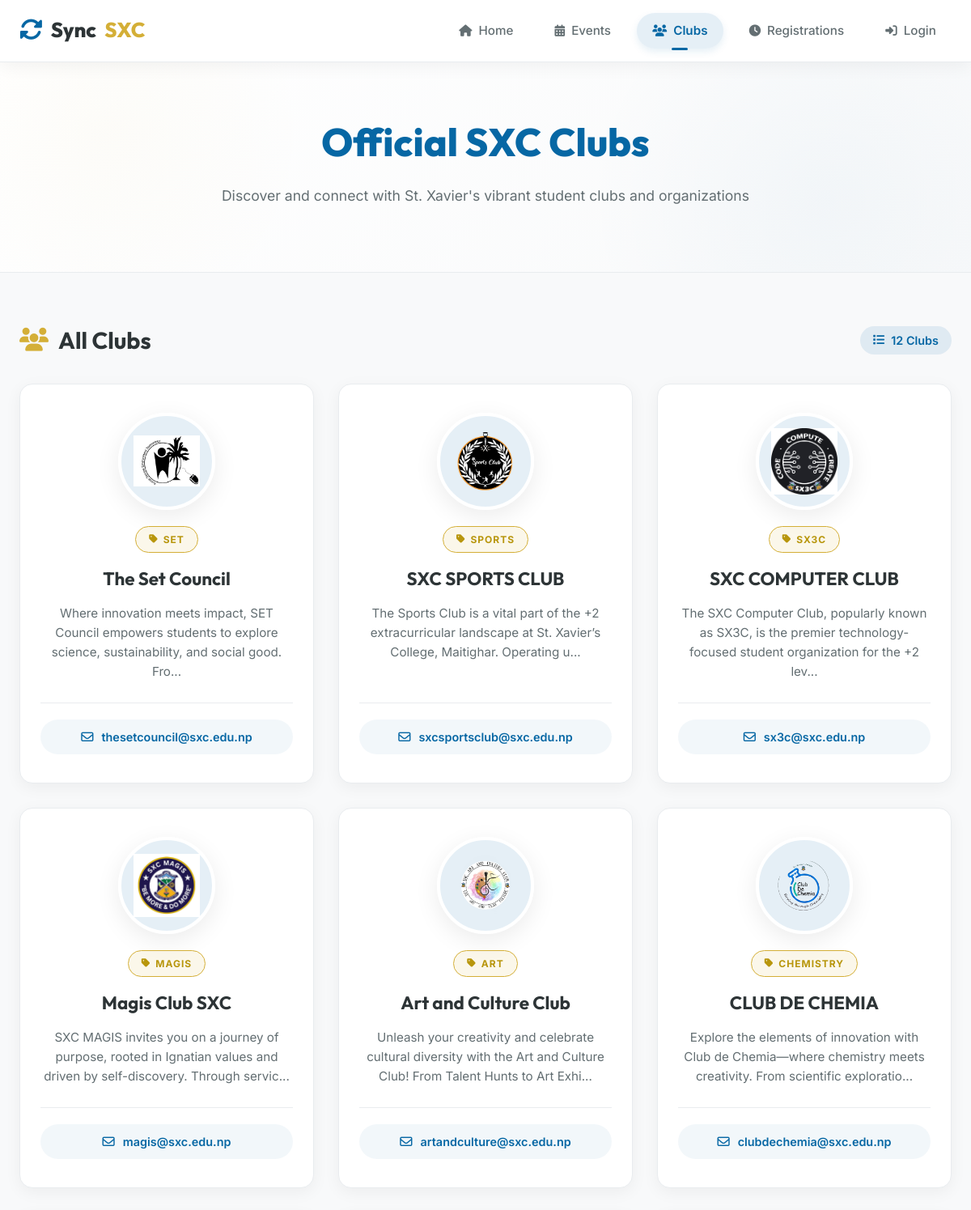
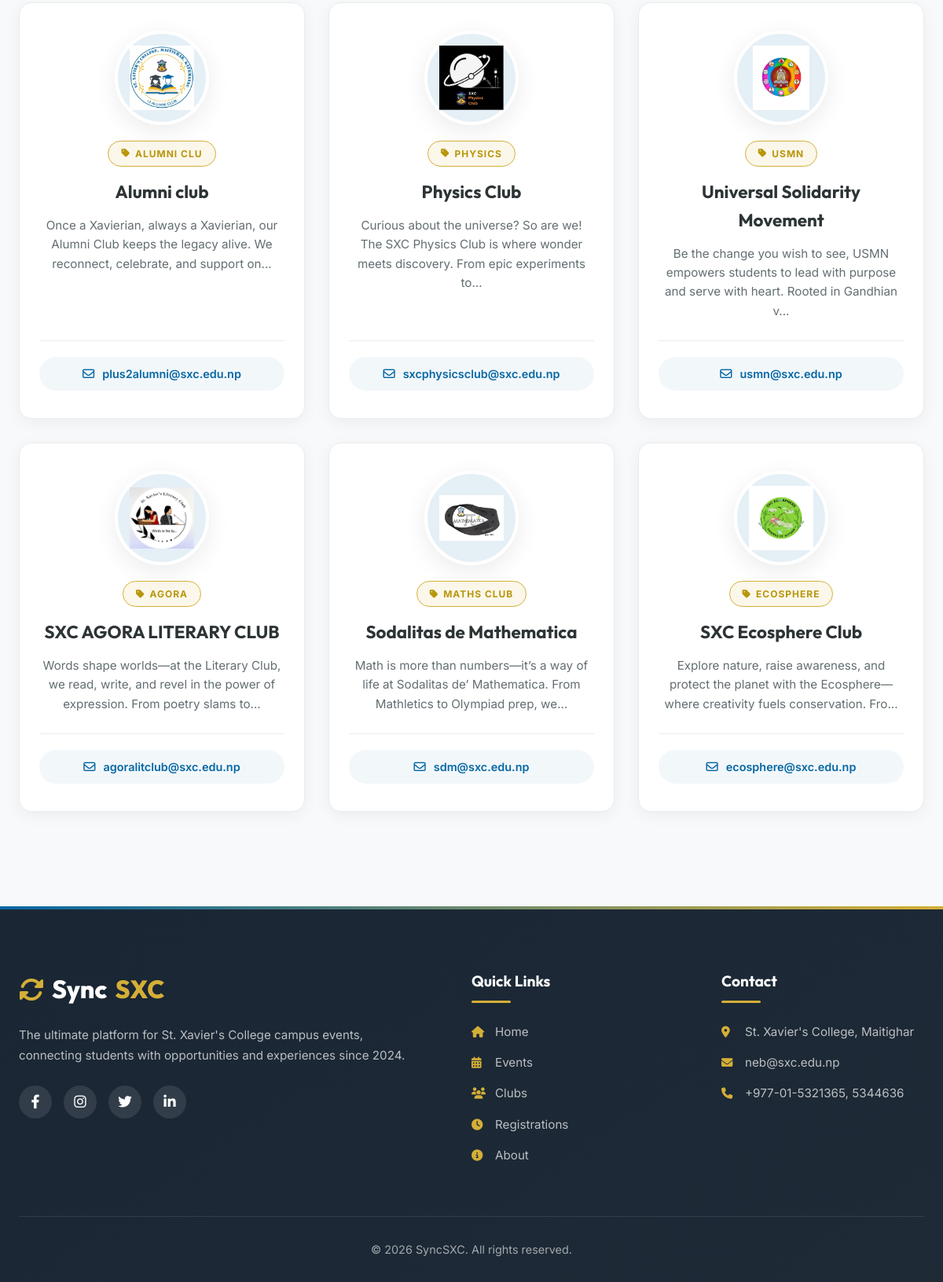
Page /public/clubs.php on the committed database (2 pictures, top to bottom).
### tables this page shows
CREATE TABLE `clubs` (
  `id` int(11) NOT NULL,
  `name` varchar(30) NOT NULL,
  `email` varchar(40) NOT NULL,
  `club_code` varchar(10) DEFAULT NULL,
  `description` text DEFAULT NULL,
  `logo_path` varchar(100) DEFAULT NULL
);

### backend/data.php (called while the page is built, shortened)
<?php
$conn = new mysqli("localhost", "root", "", "syncsxc");
function fetchClubs($num = 12){
    global $conn;
    $limit = (int)$num;
    $sql = "SELECT * FROM clubs LIMIT $limit";
    return $conn->query($sql);
}
?>

### public/clubs.php (the view, shortened to what this page needs)
<?php
require_once '../backend/data.php';
?>
<!DOCTYPE html>
<html lang="en">
<head>
    <link rel="stylesheet" href="https://cdnjs.cloudflare.com/ajax/libs/font-awesome/6.4.0/css/all.min.css">
    <link rel="stylesheet" href="../css/clubs.css">
    <link rel="stylesheet" href="../css/clubhighlight.css">
    <link rel="stylesheet" href="../css/global.css">
</head>
<body>
    <nav class="navbar">
        <div class="container nav-container">
            <a href="../index.php" class="logo">
                <i class="fas fa-sync-alt"></i>
                Sync<span class="logo-gold">SXC</span>
            </a>
            <div class="nav-links" id="navLinks">
                <a href="../index.php" class="nav-link">
                    <i class="fas fa-home"></i> Home
                </a>
                <a href="events.php" class="nav-link">
                    <i class="fas fa-calendar-alt"></i> Events
                </a>
                <a href="clubs.php" class="nav-link active">
                    <i class="fas fa-users"></i> Clubs
                </a>
                <a href="registrations.php" class="nav-link">
                    <i class="fas fa-clock"></i> Registrations
                </a>
                <?php if (!isset($_SESSION['user_id']) || !isset($_SESSION['user_email'])): ?>
                    <a href="../backend/login.php" class="nav-link">
                        <i class="fas fa-sign-in-alt"></i> Login
                    </a>
                <?php else: ?>
                    <a href="../backend/logout.php" class="nav-link">
                        <i class="fas fa-sign-out-alt"></i> Logout
                    </a>
                <?php endif; ?>
            </div>
        </div>
    </nav>
    <section class="page-header">
        <div class="container">
            <div class="page-header-content">
                <h1>Official SXC Clubs</h1>
                <p>Discover and connect with St. Xavier's vibrant student clubs and organizations</p>
            </div>
        </div>
    </section>
    <section class="clubs-section">
        <div class="container">
            <div class="section-header">
                <h2>
                    <i class="fas fa-users"></i>
                    All Clubs
                </h2>
                <span class="club-count" id="clubCount">
                    <i class="fas fa-list"></i>
                    <?php
                        $clubs = fetchClubs();
                        $totalClubs = $clubs ? $clubs->num_rows : 0;
                        echo $totalClubs;
                    ?> Clubs
                </span>
            </div>
            <div class="club-grid" id="clubGrid">
                <?php
                    if ($clubs && $clubs->num_rows > 0):
                        while($club = $clubs->fetch_assoc()):
                ?>
                    <div class="club-card"
                         data-name="<?php echo strtolower(htmlspecialchars($club['name'])); ?>"
                         data-code="<?php echo strtolower(htmlspecialchars($club['club_code'])); ?>">
                        <div class="logo-wrapper">
                            <?php if($club['logo_path'] && file_exists("../img/{$club['logo_path']}")): ?>
                                <img src="../img/<?php echo htmlspecialchars($club['logo_path']); ?>"
                                     alt="<?php echo htmlspecialchars($club['name']); ?>"
                                     class="club-logo"
                                     onerror="this.onerror=null; this.src='../img/default-club.png';">
                            <?php else: ?>
                                <i class="fas fa-users" style="font-size: 3rem; color: var(--sxc-maroon);"></i>
                            <?php endif; ?>
                        </div>
                        <span class="club-code-tag">
                            <i class="fas fa-tag"></i>
                            <?php echo htmlspecialchars($club['club_code']); ?>
                        </span>
                        <h3 class="club-name"><?php echo htmlspecialchars($club['name']); ?></h3>
                        <p class="club-desc">
                            <?php
                                $desc = htmlspecialchars($club['description']);
                                echo (strlen($desc) > 120) ? substr($desc, 0, 117) . '...' : $desc;
                            ?>
                        </p>
                        <div class="club-footer">
                            <a href="mailto:<?php echo htmlspecialchars($club['email']); ?>" class="club-email">
                                <i class="fa-regular fa-envelope"></i>
                                <?php echo htmlspecialchars($club['email']); ?>
                            </a>
                        </div>
                    </div>
                <?php
                        endwhile;
                endif; ?>
            </div>
        </div>
    </section>
       <footer class="footer">
        <div class="container">
            <div class="footer-content">
                <div class="footer-col">
                    <div class="footer-logo">
                        <i class="fas fa-sync-alt"></i>
                        Sync<span class="footer-gold">SXC</span>
                    </div>
                    <p class="footer-description">
                        The ultimate platform for St. Xavier's College campus events,
                        connecting students with opportunities and experiences since 2024.
                    </p>
                    <div class="social-links">
                        <a href="#" class="social-link"><i class="fab fa-facebook-f"></i></a>
                        <a href="https://www.instagram.com/pixelkaushal/" target="_blank" class="social-link"><i class="fab fa-instagram"></i></a>
                        <a href="#" class="social-link"><i class="fab fa-twitter"></i></a>
                        <a href="https://www.linkedin.com/in/kaushal-gautam-383401337/" target="_blank" class="social-link"><i class="fab fa-linkedin-in"></i></a>
                    </div>
                </div>
                <div class="footer-col">
                    <h3 class="footer-heading">Quick Links</h3>
                    <ul class="footer-links">
                        <li><a href="../index.php"><i class="fas fa-home"></i> Home</a></li>
                        <li><a href="../public/events.php"><i class="fas fa-calendar-alt"></i> Events</a></li>
                        <li><a href="../public/clubs.php"><i class="fas fa-users"></i> Clubs</a></li>
                        <li><a href="../public/schedule.php"><i class="fas fa-clock"></i> Registrations</a></li>
                        <li><a href="../public/about.php"><i class="fas fa-info-circle"></i> About</a></li>
                    </ul>
                </div>
                <div class="footer-col">
                    <h3 class="footer-heading">Contact</h3>
                    <ul class="footer-links">
                        <li><a href="#"><i class="fas fa-map-marker-alt"></i> St. Xavier's College, Maitighar</a></li>
                        <li><a href="mailto:neb@sxc.edu.np"><i class="fas fa-envelope"></i> neb@sxc.edu.np</a></li>
                        <li><a href="tel:+977015321365"><i class="fas fa-phone"></i> +977-01-5321365, 5344636</a></li>
                    </ul>
                </div>
            </div>
            <div class="copyright">
                <p>&copy; <?php echo date('Y'); ?> SyncSXC. All rights reserved.</p>
            </div>
        </div>
    </footer>
</body>
</html>

### css/global.css (style rules this page uses)
* { margin: 0; padding: 0; box-sizing: border-box; }
:root { --sxc-maroon: #0667A4; --sxc-maroon-dark: #05558a; --sxc-maroon-light: rgba(6, 103, 164, 0.1); --sxc-maroon-soft: rgba(6, 103, 164, 0.05); --sxc-gold: #d4af37; --sxc-gold-dark: #b8960c; --sxc-gold-light: rgba(212, 175, 55, 0.1); --sxc-gold-soft: rgba(212, 175, 55, 0.05); --white: #ffffff; --bg-light: #f8f9fa; --bg-dark: #1a2634; --text-dark: #2d3436; --text-muted: #636e72; --text-light: #7f8c8d; --border-light: #e9ecef; --border-dark: #dee2e6; --shadow-sm: 0 5px 20px rgba(0,0,0,0.05); --shadow-md: 0 8px 30px rgba(0,0,0,0.08); --shadow-lg: 0 15px 40px rgba(0,0,0,0.12); --shadow-hover: 0 20px 50px rgba(6, 103, 164, 0.15); --transition-fast: all 0.2s ease; --transition-base: all 0.3s ease; --transition-slow: all 0.5s ease; --radius-sm: 8px; --radius-md: 12px; --radius-lg: 16px; --radius-xl: 24px; --radius-full: 9999px; --font-primary: 'Inter', sans-serif; --font-heading: 'Outfit', sans-serif; --container-max: 1280px; --container-padding: 24px; }

### rows in the picture
clubs: logo_path (picture), club_code "SET", name "The Set Council", description "Where innovation meets impact, SET Council empowers students to explore science, sustainability, and social good. Fro", email "thesetcouncil@sxc.edu.np"
clubs: logo_path (picture), club_code "SPORTS", name "SXC SPORTS CLUB", description "The Sports Club is a vital part of the +2 extracurricular landscape at St. Xavier’s College, Maitighar. Operating u", email "sxcsportsclub@sxc.edu.np"
clubs: logo_path (picture), club_code "SX3C", name "SXC COMPUTER CLUB", description "The SXC Computer Club, popularly known as SX3C, is the premier technology-focused student organization for the +2 lev", email "sx3c@sxc.edu.np"
clubs: logo_path (picture), club_code "MAGIS", name "Magis Club SXC", description "SXC MAGIS invites you on a journey of purpose, rooted in Ignatian values and driven by self-discovery. Through servic", email "magis@sxc.edu.np"
clubs: logo_path (picture), club_code "ART", name "Art and Culture Club", description "Unleash your creativity and celebrate cultural diversity with the Art and Culture Club! From Talent Hunts to Art Exhi", email "artandculture@sxc.edu.np"
clubs: logo_path (picture), club_code "CHEMISTRY", name "CLUB DE CHEMIA", description "Explore the elements of innovation with Club de Chemia—where chemistry meets creativity. From scientific exploratio", email "clubdechemia@sxc.edu.np"
clubs: logo_path (picture), club_code "ALUMNI CLU", name "Alumni club", description "Once a Xavierian, always a Xavierian, our Alumni Club keeps the legacy alive. We reconnect, celebrate, and support on", email "plus2alumni@sxc.edu.np"
clubs: logo_path (picture), club_code "PHYSICS", name "Physics Club", description "Curious about the universe? So are we! The SXC Physics Club is where wonder meets discovery. From epic experiments to", email "sxcphysicsclub@sxc.edu.np"
clubs: logo_path (picture), club_code "USMN", name "Universal Solidarity Movement", description "Be the change you wish to see, USMN empowers students to lead with purpose and serve with heart. Rooted in Gandhian v", email "usmn@sxc.edu.np"
clubs: logo_path (picture), club_code "AGORA", name "SXC AGORA LITERARY CLUB", description "Words shape worlds—at the Literary Club, we read, write, and revel in the power of expression. From poetry slams to", email "agoralitclub@sxc.edu.np"
clubs: logo_path (picture), club_code "MATHS CLUB", name "Sodalitas de Mathematica", description "Math is more than numbers—it’s a way of life at Sodalitas de’ Mathematica. From Mathletics to Olympiad prep, we", email "sdm@sxc.edu.np"
clubs: logo_path (picture), club_code "ECOSPHERE", name "SXC Ecosphere Club", description "Explore nature, raise awareness, and protect the planet with the Ecosphere—where creativity fuels conservation. Fro", email "ecosphere@sxc.edu.np"

### other values in the picture
$totalClubs "12"
